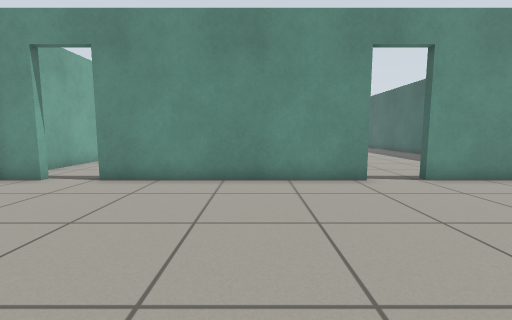
View 1 (above)

24 first-person views from a walk through a robot-simulator world made for Gazebo. The camera is 0.72 m above the floor, tilts 6° down and sees 90° across. The floor is counted in squares, 0.5 m on a side. Each view is taken from the middle of a square. On the plan, view 1 faces up. The plan holds only what a view shows up to about 13 squares ahead; the rest is blank. Robots are left out. Simple patterns stand in for the simulator's built-in surfaces.

View 2
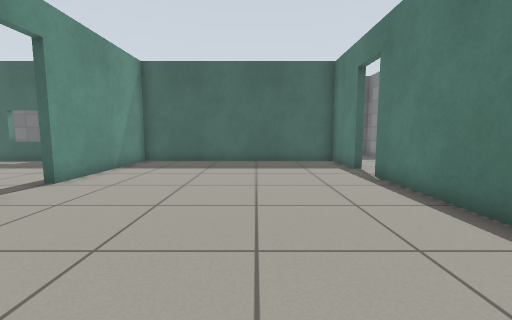

View 3
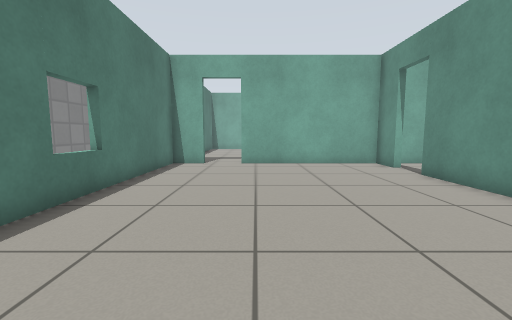

View 4
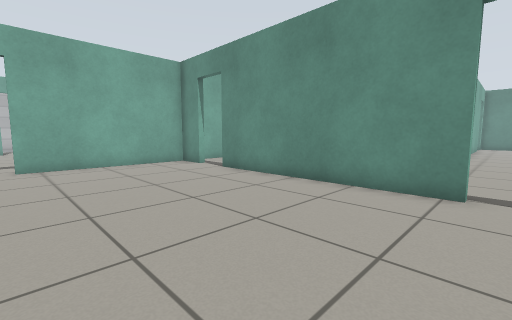

View 5
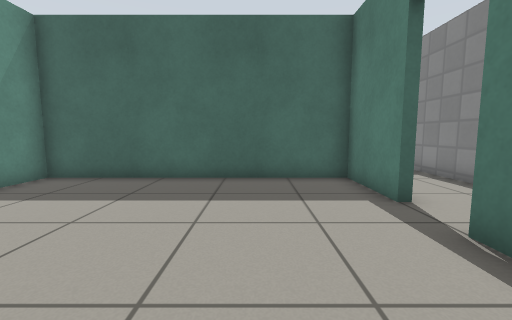

View 6
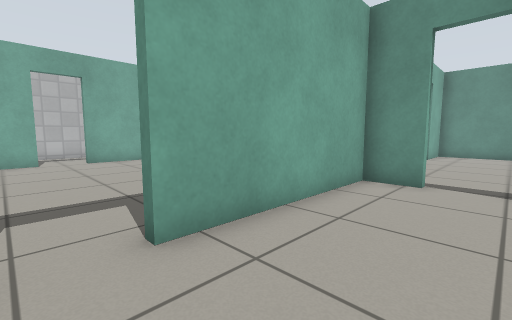

View 7
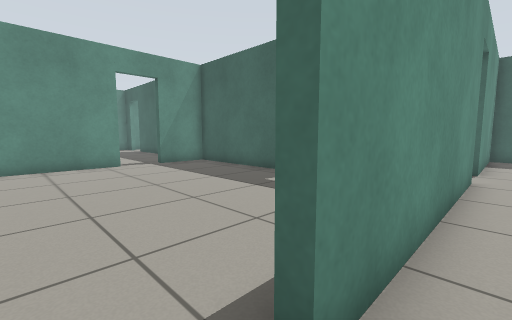

View 8
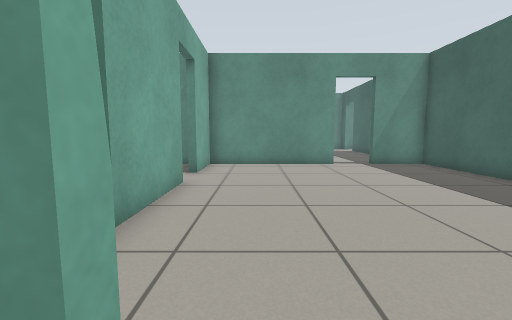

View 9
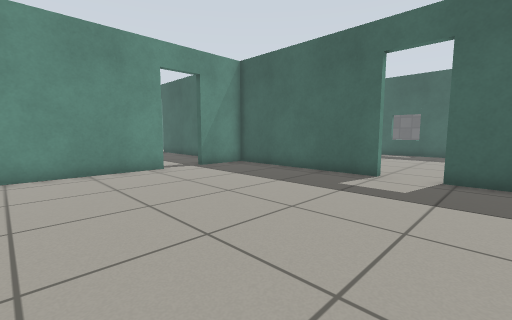

View 10
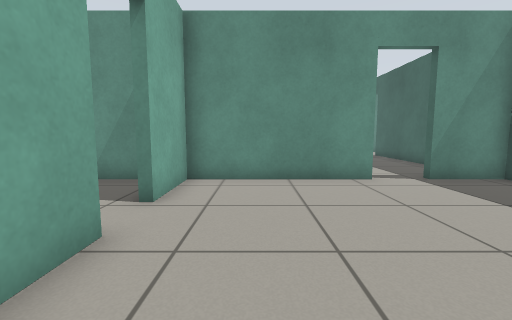

View 11
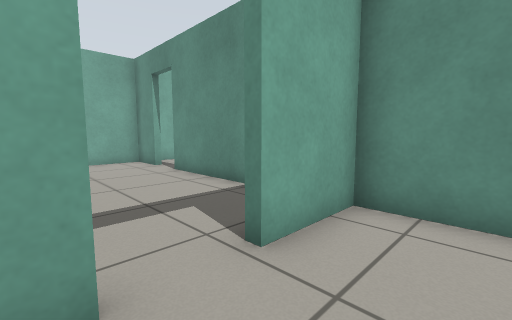

View 12
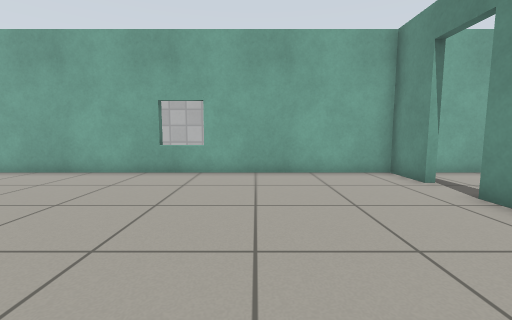

View 13
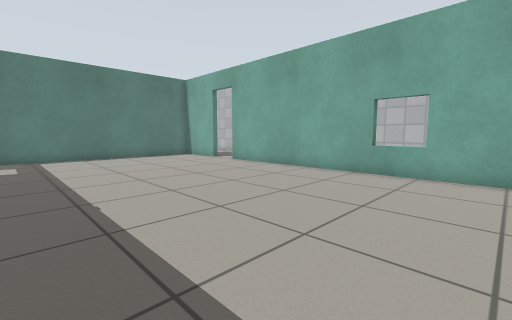

View 14
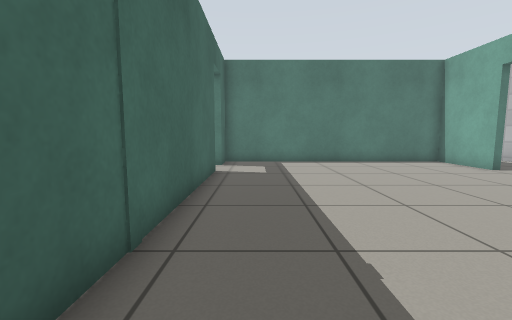

View 15
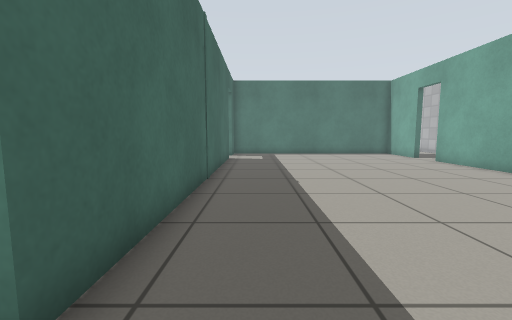

View 16
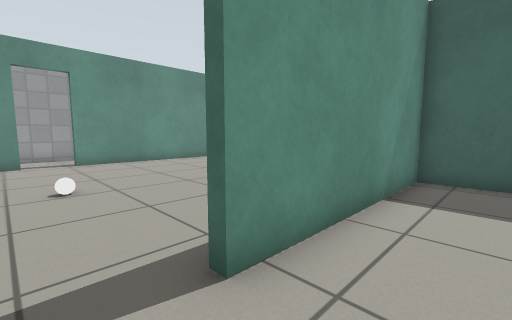

View 17
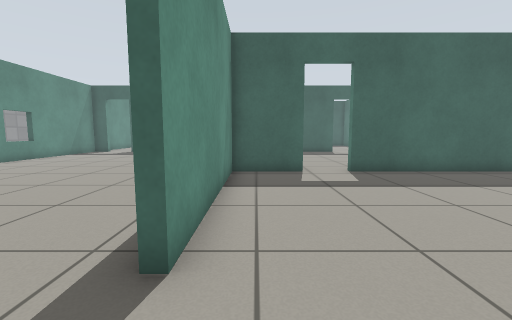

View 18
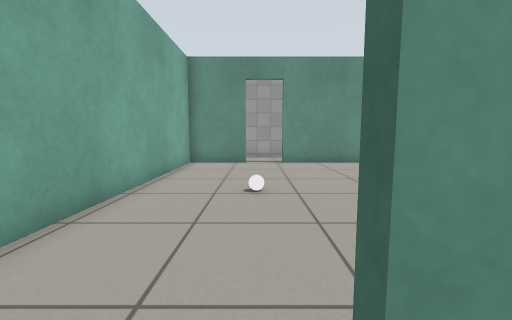

View 19
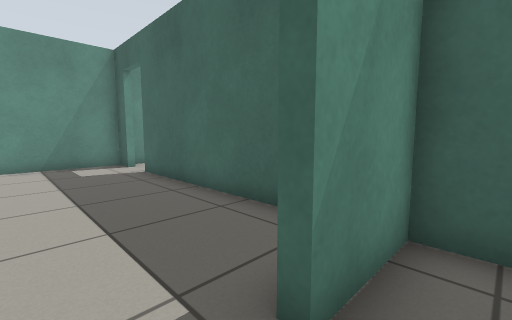

View 20
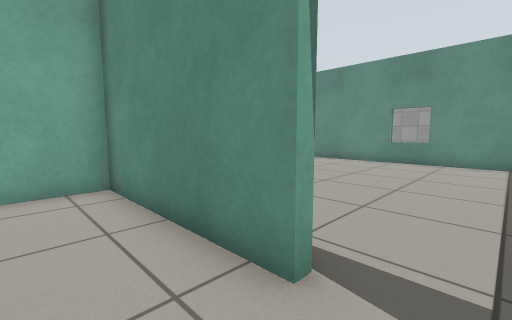

View 21
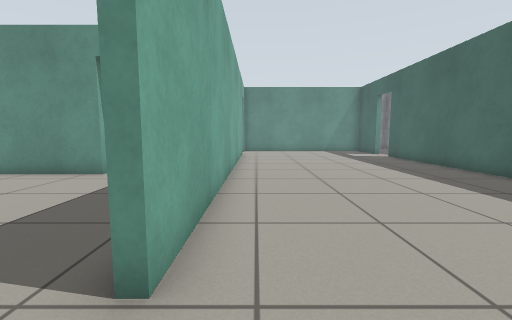

View 22
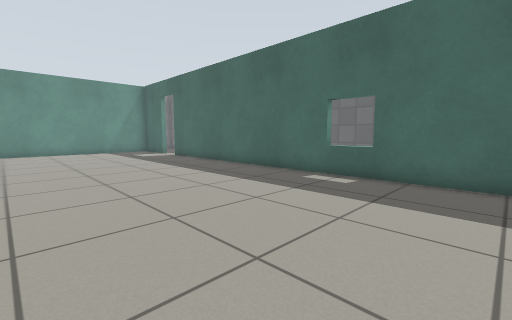

View 23
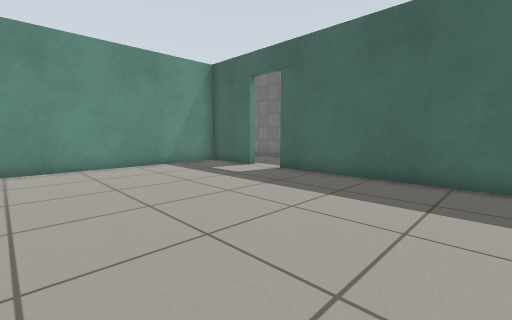

View 24
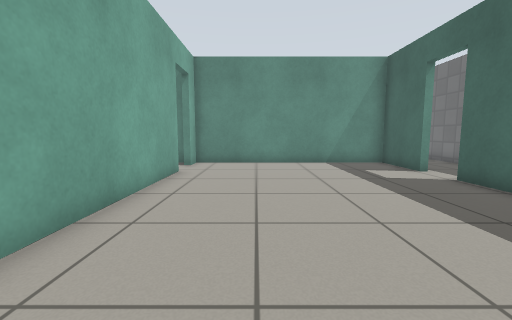

### Floor plan
Points are (right, up) in squares from view 1. A wall is a line through its corners. A room is listed if a view was taken in it or the views show most of it. See-through windows are left out.
Room 1 (views 1, 2, 3, 4, 5, 6, 7, 8)
walls: (1.8, -2) (6.5, -2); (3.4, 7.7) (-4.8, 7.7); (8.2, -2) (11.2, -2) (11.2, 7.7) (5.2, 7.7); (-6.6, 7.7) (-8.1, 7.7) (-8.1, 1.2); (-8.1, -0.4) (-8.1, -2) (0.2, -2)
ways out: open door at (-5.5, 8) to room 2; open door at (-8, 0.5) to room 3; open door at (4.5, 8) to room 4; open door at (7.5, -2)
Room 2 (views 9, 10, 11, 19, 20)
walls: (-2.2, 18.9) (-8.1, 18.9) (-8.1, 16.1); (-8.1, 14.5) (-8.1, 8.9); (1.8, 12) (1.8, 18.9) (-0.6, 18.9); (1.8, 8.9) (1.8, 10.4)
ways out: open door at (-5.5, 8) to room 1; open door at (-8, 15.5) to room 3; open door at (2, 11.5) to room 4; open door at (-1.5, 19)
Room 3 (views 12, 13, 14, 15, 16, 17, 18)
walls: (-8.5, 16.1) (-8.5, 18.9) (-15.6, 18.9); (-19.2, 1.1) (-19.2, -2) (-8.5, -2) (-8.5, -0.4); (-8.5, 1.2) (-8.5, 14.5); (-17.2, 18.9) (-19.2, 18.9) (-19.2, 2.9)
ways out: open door at (-8, 0.5) to room 1; open door at (-8, 15.5) to room 2; open door at (-19, 2); open door at (-16.5, 19)
Room 4 (views 21, 22, 23, 24)
walls: (2.1, 27.6) (2.1, 12); (11.2, 27.5) (11.2, 30.4) (2.1, 30.4); (11.2, 9.9) (11.2, 25.9)
ways out: open door at (4.5, 8) to room 1; open door at (2, 11.5) to room 2; open door at (2, 28.5); open door at (11, 26.5)

Where each view was taken, in squares from view 1:
view 1: 0 up, 0 right, facing up
view 2: 2 up, 2 left, facing right
view 3: 2 up, 4 right, facing left
view 4: 1 up, 4 right, facing up-left
view 5: 1 up, 3 right, facing right
view 6: 0 up, 5 left, facing up-left
view 7: 7 up, 6 left, facing up-right
view 8: 7 up, 6 left, facing up
view 9: 9 up, 7 left, facing up-right
view 10: 11 up, 6 left, facing up
view 11: 14 up, 6 left, facing up-left
view 12: 14 up, 10 left, facing left
view 13: 14 up, 10 left, facing down-left
view 14: 11 up, 10 left, facing down
view 15: 16 up, 10 left, facing down
view 16: 17 up, 17 left, facing up-right
view 17: 18 up, 18 left, facing right
view 18: 18 up, 16 left, facing up
view 19: 18 up, 2 left, facing up-right
view 20: 17 up, 1 left, facing up-left
view 21: 10 up, 3 right, facing up
view 22: 10 up, 3 right, facing up-right
view 23: 19 up, 3 right, facing up-right
view 24: 18 up, 5 right, facing up
